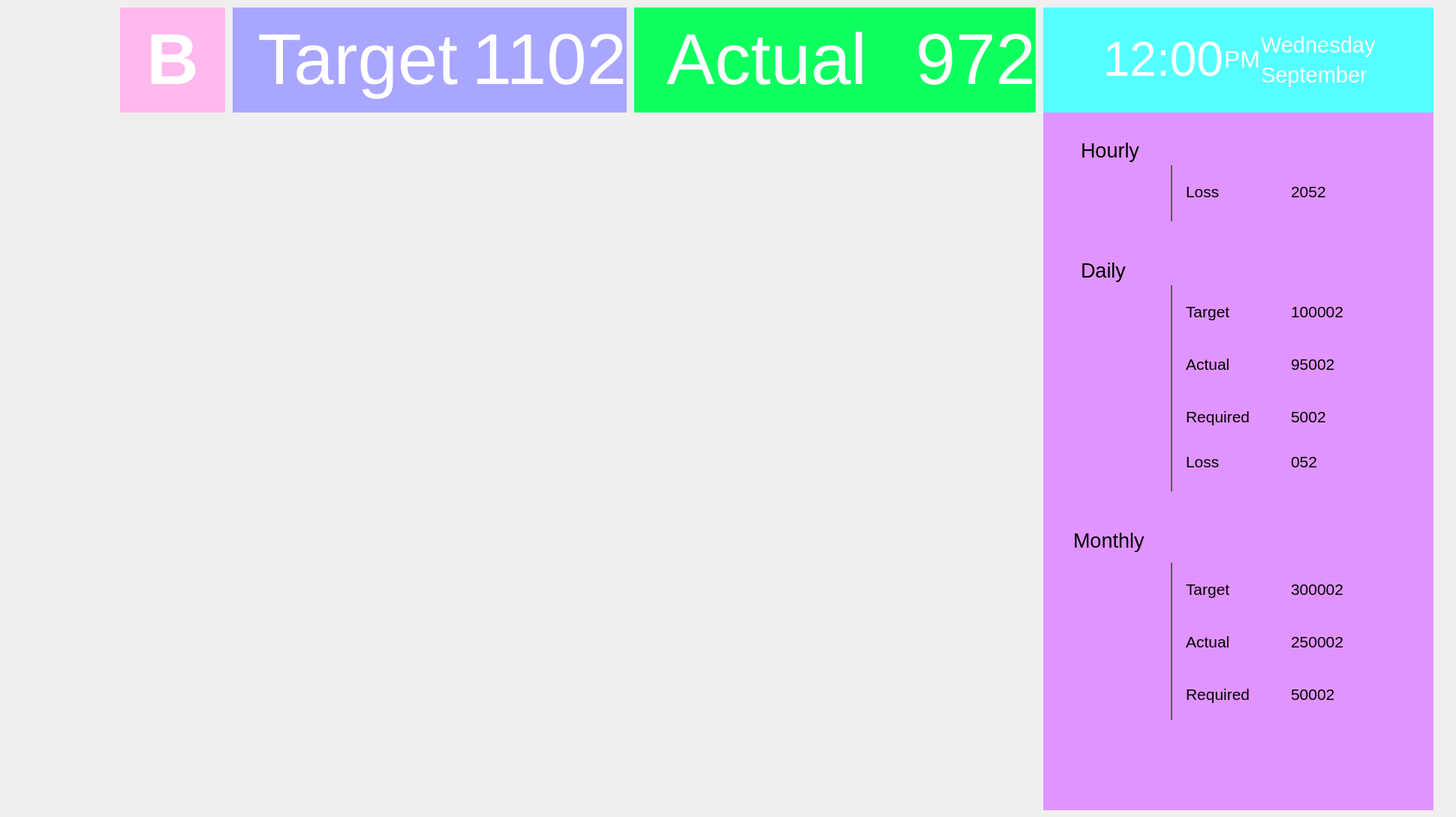
    <widget class="QWidget" name="page_2">
     <widget class="QWidget" name="widget_2" native="true">
      <property name="geometry">
       <rect>
        <x>0</x>
        <y>0</y>
        <width>1931</width>
        <height>150</height>
       </rect>
      </property>
      <widget class="QLabel" name="label_51">
       <property name="geometry">
        <rect>
         <x>310</x>
         <y>10</y>
         <width>300</width>
         <height>140</height>
        </rect>
       </property>
       <property name="styleSheet">
        <string notr="true">background-color: rgb(169, 166, 255);</string>
       </property>
       <property name="text">
        <string>&lt;html&gt;&lt;head/&gt;&lt;body&gt;&lt;p align=&quot;right&quot;&gt;&lt;span style=&quot; font-size:72pt; color:#ffffff;&quot;&gt;Target&lt;/span&gt;&lt;/p&gt;&lt;/body&gt;&lt;/html&gt;</string>
       </property>
      </widget>
      <widget class="QLabel" name="label_52">
       <property name="geometry">
        <rect>
         <x>610</x>
         <y>10</y>
         <width>225</width>
         <height>140</height>
        </rect>
       </property>
       <property name="styleSheet">
        <string notr="true">background-color: rgb(169, 166, 255);</string>
       </property>
       <property name="text">
        <string>&lt;html&gt;&lt;head/&gt;&lt;body&gt;&lt;p align=&quot;right&quot;&gt;&lt;span style=&quot; font-size:72pt; color:#ffffff;&quot;&gt;1102&lt;/span&gt;&lt;/p&gt;&lt;/body&gt;&lt;/html&gt;</string>
       </property>
      </widget>
      <widget class="QLabel" name="label_53">
       <property name="geometry">
        <rect>
         <x>845</x>
         <y>10</y>
         <width>310</width>
         <height>140</height>
        </rect>
       </property>
       <property name="styleSheet">
        <string notr="true">background-color: rgb(15, 255, 95);</string>
       </property>
       <property name="text">
        <string>&lt;html&gt;&lt;head/&gt;&lt;body&gt;&lt;p align=&quot;right&quot;&gt;&lt;span style=&quot; font-size:72pt; color:#ffffff;&quot;&gt;Actual&lt;/span&gt;&lt;/p&gt;&lt;/body&gt;&lt;/html&gt;</string>
       </property>
      </widget>
      <widget class="QLabel" name="label_54">
       <property name="geometry">
        <rect>
         <x>1155</x>
         <y>10</y>
         <width>225</width>
         <height>140</height>
        </rect>
       </property>
       <property name="styleSheet">
        <string notr="true">background-color: rgb(15, 255, 95);</string>
       </property>
       <property name="text">
        <string>&lt;html&gt;&lt;head/&gt;&lt;body&gt;&lt;p align=&quot;right&quot;&gt;&lt;span style=&quot; font-size:72pt; color:#ffffff;&quot;&gt;972&lt;/span&gt;&lt;/p&gt;&lt;/body&gt;&lt;/html&gt;</string>
       </property>
      </widget>
      <widget class="QLabel" name="label_55">
       <property name="geometry">
        <rect>
         <x>1390</x>
         <y>10</y>
         <width>240</width>
         <height>140</height>
        </rect>
       </property>
       <property name="styleSheet">
        <string notr="true">background-color: rgb(85, 255, 255);</string>
       </property>
       <property name="text">
        <string>&lt;html&gt;&lt;head/&gt;&lt;body&gt;&lt;p align=&quot;right&quot;&gt;&lt;span style=&quot; font-size:48pt; color:#ffffff;&quot;&gt;12:00&lt;/span&gt;&lt;/p&gt;&lt;/body&gt;&lt;/html&gt;</string>
       </property>
      </widget>
      <widget class="QLabel" name="label_56">
       <property name="geometry">
        <rect>
         <x>160</x>
         <y>10</y>
         <width>140</width>
         <height>140</height>
        </rect>
       </property>
       <property name="styleSheet">
        <string notr="true">background-color: rgb(255, 185, 237);</string>
       </property>
       <property name="text">
        <string>&lt;html&gt;&lt;head/&gt;&lt;body&gt;&lt;p align=&quot;center&quot;&gt;&lt;span style=&quot; font-size:72pt; font-weight:600; color:#ffffff;&quot;&gt;B&lt;/span&gt;&lt;/p&gt;&lt;/body&gt;&lt;/html&gt;</string>
       </property>
       <property name="scaledContents">
        <bool>false</bool>
       </property>
      </widget>
      <widget class="QLabel" name="label_57">
       <property name="geometry">
        <rect>
         <x>1630</x>
         <y>10</y>
         <width>50</width>
         <height>140</height>
        </rect>
       </property>
       <property name="styleSheet">
        <string notr="true">background-color: rgb(85, 255, 255);</string>
       </property>
       <property name="text">
        <string>&lt;html&gt;&lt;head/&gt;&lt;body&gt;&lt;p align=&quot;center&quot;&gt;&lt;span style=&quot; font-size:24pt; color:#ffffff;&quot;&gt;PM&lt;/span&gt;&lt;/p&gt;&lt;/body&gt;&lt;/html&gt;</string>
       </property>
      </widget>
      <widget class="QLabel" name="label_58">
       <property name="geometry">
        <rect>
         <x>10</x>
         <y>10</y>
         <width>140</width>
         <height>140</height>
        </rect>
       </property>
       <property name="styleSheet">
        <string notr="true"/>
       </property>
       <property name="text">
        <string/>
       </property>
       <property name="pixmap">
        <pixmap>:/images/Sewing.png</pixmap>
       </property>
       <property name="scaledContents">
        <bool>true</bool>
       </property>
      </widget>
      <widget class="QLabel" name="label_59">
       <property name="geometry">
        <rect>
         <x>1680</x>
         <y>40</y>
         <width>230</width>
         <height>40</height>
        </rect>
       </property>
       <property name="styleSheet">
        <string notr="true">background-color: rgb(85, 255, 255);</string>
       </property>
       <property name="text">
        <string>&lt;html&gt;&lt;head/&gt;&lt;body&gt;&lt;p&gt;&lt;span style=&quot; font-size:22pt; color:#ffffff;&quot;&gt;Wednesday&lt;/span&gt;&lt;/p&gt;&lt;/body&gt;&lt;/html&gt;</string>
       </property>
      </widget>
      <widget class="QLabel" name="label_60">
       <property name="geometry">
        <rect>
         <x>1680</x>
         <y>80</y>
         <width>230</width>
         <height>40</height>
        </rect>
       </property>
       <property name="styleSheet">
        <string notr="true">background-color: rgb(85, 255, 255);</string>
       </property>
       <property name="text">
        <string>&lt;html&gt;&lt;head/&gt;&lt;body&gt;&lt;p&gt;&lt;span style=&quot; font-size:22pt; color:#ffffff;&quot;&gt;September&lt;/span&gt;&lt;/p&gt;&lt;/body&gt;&lt;/html&gt;</string>
       </property>
      </widget>
      <widget class="QFrame" name="frame_8">
       <property name="geometry">
        <rect>
         <x>1620</x>
         <y>10</y>
         <width>290</width>
         <height>140</height>
        </rect>
       </property>
       <property name="styleSheet">
        <string notr="true">background-color: rgb(85, 255, 255);</string>
       </property>
       <property name="frameShape">
        <enum>QFrame::NoFrame</enum>
       </property>
       <property name="frameShadow">
        <enum>QFrame::Plain</enum>
       </property>
      </widget>
      <zorder>frame_8</zorder>
      <zorder>label_51</zorder>
      <zorder>label_52</zorder>
      <zorder>label_53</zorder>
      <zorder>label_54</zorder>
      <zorder>label_55</zorder>
      <zorder>label_56</zorder>
      <zorder>label_57</zorder>
      <zorder>label_58</zorder>
      <zorder>label_59</zorder>
      <zorder>label_60</zorder>
     </widget>
     <widget class="QFrame" name="frame_9">
      <property name="geometry">
       <rect>
        <x>0</x>
        <y>150</y>
        <width>1390</width>
        <height>930</height>
       </rect>
      </property>
      <property name="frameShape">
       <enum>QFrame::NoFrame</enum>
      </property>
      <property name="frameShadow">
       <enum>QFrame::Plain</enum>
      </property>
      <layout class="QGridLayout" name="gridLayout_3">
       <property name="margin">
        <number>0</number>
       </property>
       <item row="0" column="0">
        <layout class="QGridLayout" name="gridLayout_4">
         <property name="margin">
          <number>9</number>
         </property>
         <property name="horizontalSpacing">
          <number>6</number>
         </property>
        </layout>
       </item>
      </layout>
     </widget>
     <widget class="QFrame" name="frame_7">
      <property name="geometry">
       <rect>
        <x>1390</x>
        <y>150</y>
        <width>520</width>
        <height>930</height>
       </rect>
      </property>
      <property name="styleSheet">
       <string notr="true">background-color: rgb(225, 148, 255);</string>
      </property>
      <property name="frameShape">
       <enum>QFrame::NoFrame</enum>
      </property>
      <property name="frameShadow">
       <enum>QFrame::Plain</enum>
      </property>
      <widget class="QLabel" name="label_14">
       <property name="geometry">
        <rect>
         <x>50</x>
         <y>30</y>
         <width>221</width>
         <height>41</height>
        </rect>
       </property>
       <property name="text">
        <string>&lt;html&gt;&lt;head/&gt;&lt;body&gt;&lt;p&gt;&lt;span style=&quot; font-size:20pt;&quot;&gt;Hourly&lt;/span&gt;&lt;/p&gt;&lt;/body&gt;&lt;/html&gt;</string>
       </property>
      </widget>
      <widget class="QLabel" name="label_15">
       <property name="geometry">
        <rect>
         <x>50</x>
         <y>190</y>
         <width>221</width>
         <height>41</height>
        </rect>
       </property>
       <property name="text">
        <string>&lt;html&gt;&lt;head/&gt;&lt;body&gt;&lt;p&gt;&lt;span style=&quot; font-size:20pt;&quot;&gt;Daily&lt;/span&gt;&lt;/p&gt;&lt;/body&gt;&lt;/html&gt;</string>
       </property>
      </widget>
      <widget class="QLabel" name="label_32">
       <property name="geometry">
        <rect>
         <x>40</x>
         <y>550</y>
         <width>221</width>
         <height>41</height>
        </rect>
       </property>
       <property name="text">
        <string>&lt;html&gt;&lt;head/&gt;&lt;body&gt;&lt;p&gt;&lt;span style=&quot; font-size:20pt;&quot;&gt;Monthly&lt;/span&gt;&lt;/p&gt;&lt;/body&gt;&lt;/html&gt;</string>
       </property>
      </widget>
      <widget class="QFrame" name="frame_10">
       <property name="geometry">
        <rect>
         <x>170</x>
         <y>70</y>
         <width>2</width>
         <height>75</height>
        </rect>
       </property>
       <property name="styleSheet">
        <string notr="true">background-color: rgb(118, 118, 118);</string>
       </property>
       <property name="frameShape">
        <enum>QFrame::StyledPanel</enum>
       </property>
       <property name="frameShadow">
        <enum>QFrame::Raised</enum>
       </property>
      </widget>
      <widget class="QFrame" name="frame_17">
       <property name="geometry">
        <rect>
         <x>170</x>
         <y>230</y>
         <width>2</width>
         <height>275</height>
        </rect>
       </property>
       <property name="styleSheet">
        <string notr="true">background-color: rgb(118, 118, 118);</string>
       </property>
       <property name="frameShape">
        <enum>QFrame::StyledPanel</enum>
       </property>
       <property name="frameShadow">
        <enum>QFrame::Raised</enum>
       </property>
      </widget>
      <widget class="QFrame" name="frame_18">
       <property name="geometry">
        <rect>
         <x>170</x>
         <y>600</y>
         <width>2</width>
         <height>210</height>
        </rect>
       </property>
       <property name="styleSheet">
        <string notr="true">background-color: rgb(118, 118, 118);</string>
       </property>
       <property name="frameShape">
        <enum>QFrame::StyledPanel</enum>
       </property>
       <property name="frameShadow">
        <enum>QFrame::Raised</enum>
       </property>
      </widget>
      <widget class="QLabel" name="label_33">
       <property name="geometry">
        <rect>
         <x>190</x>
         <y>450</y>
         <width>101</width>
         <height>31</height>
        </rect>
       </property>
       <property name="styleSheet">
        <string notr="true">background-color: transparent;</string>
       </property>
       <property name="text">
        <string>&lt;html&gt;&lt;head/&gt;&lt;body&gt;&lt;p&gt;&lt;span style=&quot; font-size:16pt;&quot;&gt;Loss&lt;/span&gt;&lt;/p&gt;&lt;/body&gt;&lt;/html&gt;</string>
       </property>
      </widget>
      <widget class="QLabel" name="label_34">
       <property name="geometry">
        <rect>
         <x>190</x>
         <y>250</y>
         <width>111</width>
         <height>31</height>
        </rect>
       </property>
       <property name="text">
        <string>&lt;html&gt;&lt;head/&gt;&lt;body&gt;&lt;p&gt;&lt;span style=&quot; font-size:16pt;&quot;&gt;Target&lt;/span&gt;&lt;/p&gt;&lt;/body&gt;&lt;/html&gt;</string>
       </property>
      </widget>
      <widget class="QLabel" name="label_35">
       <property name="geometry">
        <rect>
         <x>190</x>
         <y>320</y>
         <width>101</width>
         <height>31</height>
        </rect>
       </property>
       <property name="text">
        <string>&lt;html&gt;&lt;head/&gt;&lt;body&gt;&lt;p&gt;&lt;span style=&quot; font-size:16pt;&quot;&gt;Actual&lt;/span&gt;&lt;/p&gt;&lt;/body&gt;&lt;/html&gt;</string>
       </property>
      </widget>
      <widget class="QLabel" name="label_36">
       <property name="geometry">
        <rect>
         <x>190</x>
         <y>390</y>
         <width>101</width>
         <height>31</height>
        </rect>
       </property>
       <property name="text">
        <string>&lt;html&gt;&lt;head/&gt;&lt;body&gt;&lt;p&gt;&lt;span style=&quot; font-size:16pt;&quot;&gt;Required&lt;/span&gt;&lt;/p&gt;&lt;/body&gt;&lt;/html&gt;</string>
       </property>
      </widget>
      <widget class="QLabel" name="label_37">
       <property name="geometry">
        <rect>
         <x>190</x>
         <y>620</y>
         <width>111</width>
         <height>31</height>
        </rect>
       </property>
       <property name="text">
        <string>&lt;html&gt;&lt;head/&gt;&lt;body&gt;&lt;p&gt;&lt;span style=&quot; font-size:16pt;&quot;&gt;Target&lt;/span&gt;&lt;/p&gt;&lt;/body&gt;&lt;/html&gt;</string>
       </property>
      </widget>
      <widget class="QLabel" name="label_38">
       <property name="geometry">
        <rect>
         <x>190</x>
         <y>690</y>
         <width>101</width>
         <height>31</height>
        </rect>
       </property>
       <property name="text">
        <string>&lt;html&gt;&lt;head/&gt;&lt;body&gt;&lt;p&gt;&lt;span style=&quot; font-size:16pt;&quot;&gt;Actual&lt;/span&gt;&lt;/p&gt;&lt;/body&gt;&lt;/html&gt;</string>
       </property>
      </widget>
      <widget class="QLabel" name="label_39">
       <property name="geometry">
        <rect>
         <x>190</x>
         <y>760</y>
         <width>101</width>
         <height>31</height>
        </rect>
       </property>
       <property name="text">
        <string>&lt;html&gt;&lt;head/&gt;&lt;body&gt;&lt;p&gt;&lt;span style=&quot; font-size:16pt;&quot;&gt;Required&lt;/span&gt;&lt;/p&gt;&lt;/body&gt;&lt;/html&gt;</string>
       </property>
      </widget>
      <widget class="QLabel" name="label_40">
       <property name="geometry">
        <rect>
         <x>330</x>
         <y>450</y>
         <width>101</width>
         <height>31</height>
        </rect>
       </property>
       <property name="styleSheet">
        <string notr="true">background-color: transparent;</string>
       </property>
       <property name="text">
        <string>&lt;html&gt;&lt;head/&gt;&lt;body&gt;&lt;p&gt;&lt;span style=&quot; font-size:16pt;&quot;&gt;052&lt;/span&gt;&lt;/p&gt;&lt;/body&gt;&lt;/html&gt;</string>
       </property>
      </widget>
      <widget class="QLabel" name="label_41">
       <property name="geometry">
        <rect>
         <x>330</x>
         <y>250</y>
         <width>101</width>
         <height>31</height>
        </rect>
       </property>
       <property name="styleSheet">
        <string notr="true">background-color: transparent;</string>
       </property>
       <property name="text">
        <string>&lt;html&gt;&lt;head/&gt;&lt;body&gt;&lt;p&gt;&lt;span style=&quot; font-size:16pt;&quot;&gt;100002&lt;/span&gt;&lt;/p&gt;&lt;/body&gt;&lt;/html&gt;</string>
       </property>
      </widget>
      <widget class="QLabel" name="label_42">
       <property name="geometry">
        <rect>
         <x>330</x>
         <y>320</y>
         <width>101</width>
         <height>31</height>
        </rect>
       </property>
       <property name="styleSheet">
        <string notr="true">background-color: transparent;</string>
       </property>
       <property name="text">
        <string>&lt;html&gt;&lt;head/&gt;&lt;body&gt;&lt;p&gt;&lt;span style=&quot; font-size:16pt;&quot;&gt;95002&lt;/span&gt;&lt;/p&gt;&lt;/body&gt;&lt;/html&gt;</string>
       </property>
      </widget>
      <widget class="QLabel" name="label_43">
       <property name="geometry">
        <rect>
         <x>330</x>
         <y>390</y>
         <width>101</width>
         <height>31</height>
        </rect>
       </property>
       <property name="styleSheet">
        <string notr="true">background-color: transparent;</string>
       </property>
       <property name="text">
        <string>&lt;html&gt;&lt;head/&gt;&lt;body&gt;&lt;p&gt;&lt;span style=&quot; font-size:16pt;&quot;&gt;5002&lt;/span&gt;&lt;/p&gt;&lt;/body&gt;&lt;/html&gt;</string>
       </property>
      </widget>
      <widget class="QLabel" name="label_44">
       <property name="geometry">
        <rect>
         <x>330</x>
         <y>620</y>
         <width>101</width>
         <height>31</height>
        </rect>
       </property>
       <property name="styleSheet">
        <string notr="true">background-color: transparent;</string>
       </property>
       <property name="text">
        <string>&lt;html&gt;&lt;head/&gt;&lt;body&gt;&lt;p&gt;&lt;span style=&quot; font-size:16pt;&quot;&gt;300002&lt;/span&gt;&lt;/p&gt;&lt;/body&gt;&lt;/html&gt;</string>
       </property>
      </widget>
      <widget class="QLabel" name="label_45">
       <property name="geometry">
        <rect>
         <x>330</x>
         <y>690</y>
         <width>101</width>
         <height>31</height>
        </rect>
       </property>
       <property name="styleSheet">
        <string notr="true">background-color: transparent;</string>
       </property>
       <property name="text">
        <string>&lt;html&gt;&lt;head/&gt;&lt;body&gt;&lt;p&gt;&lt;span style=&quot; font-size:16pt;&quot;&gt;250002&lt;/span&gt;&lt;/p&gt;&lt;/body&gt;&lt;/html&gt;</string>
       </property>
      </widget>
      <widget class="QLabel" name="label_46">
       <property name="geometry">
        <rect>
         <x>330</x>
         <y>760</y>
         <width>101</width>
         <height>31</height>
        </rect>
       </property>
       <property name="styleSheet">
        <string notr="true">background-color: transparent;</string>
       </property>
       <property name="text">
        <string>&lt;html&gt;&lt;head/&gt;&lt;body&gt;&lt;p&gt;&lt;span style=&quot; font-size:16pt;&quot;&gt;50002&lt;/span&gt;&lt;/p&gt;&lt;/body&gt;&lt;/html&gt;</string>
       </property>
      </widget>
      <widget class="QLabel" name="label_47">
       <property name="geometry">
        <rect>
         <x>190</x>
         <y>90</y>
         <width>101</width>
         <height>31</height>
        </rect>
       </property>
       <property name="styleSheet">
        <string notr="true">background-color: transparent;</string>
       </property>
       <property name="text">
        <string>&lt;html&gt;&lt;head/&gt;&lt;body&gt;&lt;p&gt;&lt;span style=&quot; font-size:16pt;&quot;&gt;Loss&lt;/span&gt;&lt;/p&gt;&lt;/body&gt;&lt;/html&gt;</string>
       </property>
      </widget>
      <widget class="QLabel" name="label_48">
       <property name="geometry">
        <rect>
         <x>330</x>
         <y>90</y>
         <width>101</width>
         <height>31</height>
        </rect>
       </property>
       <property name="styleSheet">
        <string notr="true">background-color: transparent;</string>
       </property>
       <property name="text">
        <string>&lt;html&gt;&lt;head/&gt;&lt;body&gt;&lt;p&gt;&lt;span style=&quot; font-size:16pt;&quot;&gt;2052&lt;/span&gt;&lt;/p&gt;&lt;/body&gt;&lt;/html&gt;</string>
       </property>
      </widget>
     </widget>
    </widget>
